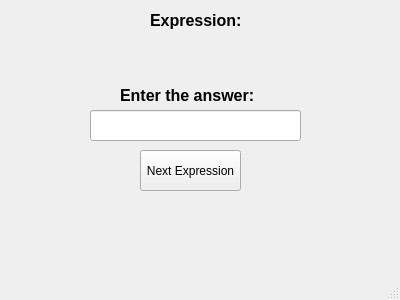
<?xml version="1.0" encoding="UTF-8"?>
<ui version="4.0">
 <class>MainWindow</class>
 <widget class="QMainWindow" name="MainWindow">
  <property name="geometry">
   <rect>
    <x>0</x>
    <y>0</y>
    <width>400</width>
    <height>300</height>
   </rect>
  </property>
  <property name="windowTitle">
   <string>MainWindow</string>
  </property>
  <property name="animated">
   <bool>false</bool>
  </property>
  <widget class="QWidget" name="centralWidget">
   <widget class="QPushButton" name="NextExprButton">
    <property name="geometry">
     <rect>
      <x>140</x>
      <y>150</y>
      <width>101</width>
      <height>41</height>
     </rect>
    </property>
    <property name="text">
     <string>Next Expression</string>
    </property>
    <property name="checkable">
     <bool>false</bool>
    </property>
    <property name="checked">
     <bool>false</bool>
    </property>
   </widget>
   <widget class="QLineEdit" name="AnswerField">
    <property name="geometry">
     <rect>
      <x>90</x>
      <y>110</y>
      <width>211</width>
      <height>31</height>
     </rect>
    </property>
    <property name="whatsThis">
     <string/>
    </property>
    <property name="text">
     <string/>
    </property>
    <property name="clearButtonEnabled">
     <bool>false</bool>
    </property>
   </widget>
   <widget class="QLabel" name="ExprInfoLabel">
    <property name="geometry">
     <rect>
      <x>150</x>
      <y>0</y>
      <width>101</width>
      <height>41</height>
     </rect>
    </property>
    <property name="font">
     <font>
      <pointsize>12</pointsize>
      <weight>75</weight>
      <bold>true</bold>
     </font>
    </property>
    <property name="layoutDirection">
     <enum>Qt::LeftToRight</enum>
    </property>
    <property name="text">
     <string>Expression:</string>
    </property>
   </widget>
   <widget class="QLabel" name="AnswerLabel">
    <property name="geometry">
     <rect>
      <x>120</x>
      <y>80</y>
      <width>151</width>
      <height>31</height>
     </rect>
    </property>
    <property name="font">
     <font>
      <pointsize>12</pointsize>
      <weight>75</weight>
      <bold>true</bold>
     </font>
    </property>
    <property name="text">
     <string>Enter the answer:</string>
    </property>
   </widget>
   <widget class="QLabel" name="ExprLabel">
    <property name="geometry">
     <rect>
      <x>90</x>
      <y>30</y>
      <width>201</width>
      <height>51</height>
     </rect>
    </property>
    <property name="font">
     <font>
      <pointsize>24</pointsize>
     </font>
    </property>
    <property name="layoutDirection">
     <enum>Qt::LeftToRight</enum>
    </property>
    <property name="text">
     <string/>
    </property>
    <property name="textFormat">
     <enum>Qt::AutoText</enum>
    </property>
    <property name="alignment">
     <set>Qt::AlignCenter</set>
    </property>
   </widget>
   <widget class="QLabel" name="CheckAnswer">
    <property name="geometry">
     <rect>
      <x>40</x>
      <y>190</y>
      <width>301</width>
      <height>41</height>
     </rect>
    </property>
    <property name="font">
     <font>
      <pointsize>16</pointsize>
      <weight>50</weight>
      <bold>false</bold>
     </font>
    </property>
    <property name="text">
     <string/>
    </property>
    <property name="alignment">
     <set>Qt::AlignCenter</set>
    </property>
   </widget>
   <widget class="QLabel" name="CountLabel">
    <property name="geometry">
     <rect>
      <x>350</x>
      <y>210</y>
      <width>41</width>
      <height>61</height>
     </rect>
    </property>
    <property name="font">
     <font>
      <pointsize>20</pointsize>
      <weight>75</weight>
      <bold>true</bold>
     </font>
    </property>
    <property name="text">
     <string/>
    </property>
   </widget>
   <widget class="QLabel" name="RightAnswerLabel">
    <property name="geometry">
     <rect>
      <x>140</x>
      <y>220</y>
      <width>91</width>
      <height>41</height>
     </rect>
    </property>
    <property name="font">
     <font>
      <pointsize>26</pointsize>
     </font>
    </property>
    <property name="text">
     <string/>
    </property>
    <property name="alignment">
     <set>Qt::AlignCenter</set>
    </property>
   </widget>
  </widget>
  <widget class="QStatusBar" name="statusBar"/>
 </widget>
 <layoutdefault spacing="6" margin="11"/>
 <resources/>
 <connections/>
</ui>
